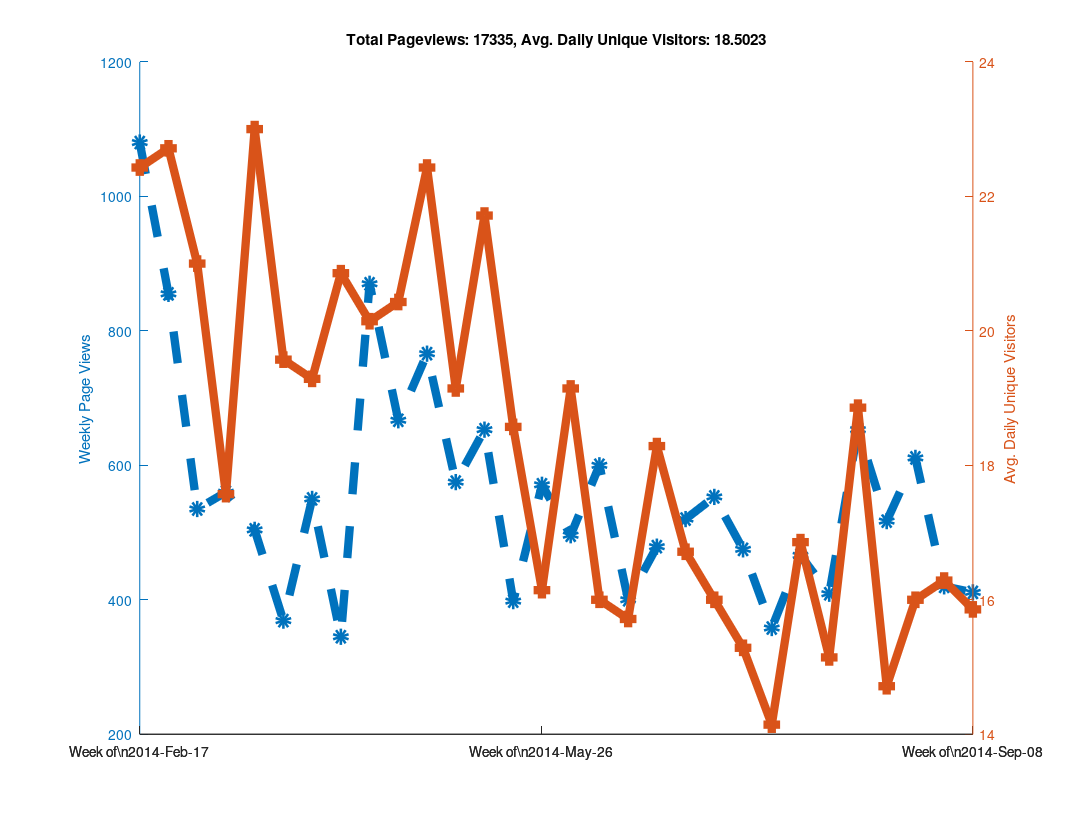
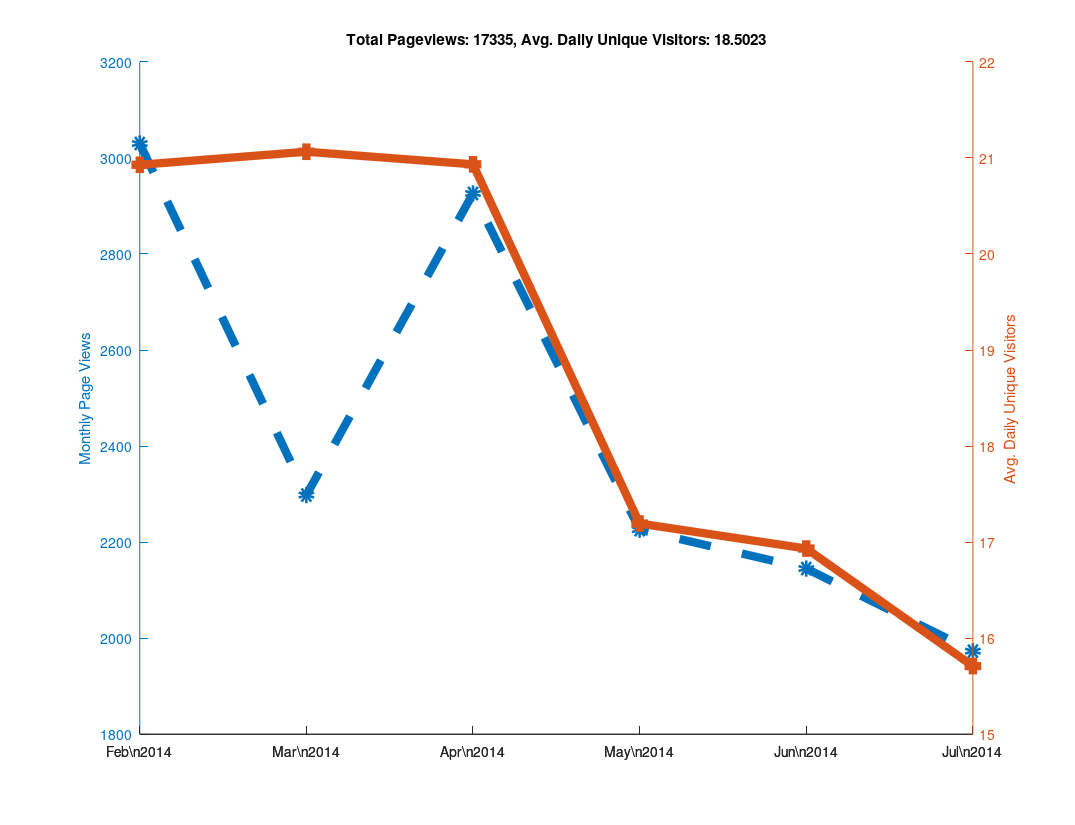

Source code (MATLAB) for these figures, in order:
clear all

% Github has a "traffic" page now, but it doesn't seem like you can
% put in an arbitrary date range?  When I looked at it, it showed the
% numbers of unique visitors and views for the last two weeks only...
% So as long as I check back at least once every two weeks I can keep
% a record of it?  Great...

% https://github.com/libMesh/libmesh/graphs/traffic

% Date, Views, Unique Visitors
data = {
    '2014-Feb-17', 274, 25
    '2014-Feb-18', 145, 30
    '2014-Feb-19', 129, 27
    '2014-Feb-20', 202, 24
    '2014-Feb-21', 240, 22
    '2014-Feb-22', 62,  17
    '2014-Feb-23', 28,  12
    '2014-Feb-24', 217, 19
    '2014-Feb-25', 90,  25
    '2014-Feb-26', 189, 36
    '2014-Feb-27', 112, 26
    '2014-Feb-28', 81,  20
    '2014-Mar-01', 113, 17
    '2014-Mar-02', 53,  16
    '2014-Mar-03', 41,  21
    '2014-Mar-04', 144, 35
    '2014-Mar-05', 51,  20
    '2014-Mar-06', 157, 25
    '2014-Mar-07', 50,  22
    '2014-Mar-08', 50,  11
    '2014-Mar-09', 42,  13
    '2014-Mar-10', 61,  16
    '2014-Mar-11', 27,  16
    '2014-Mar-12', 111, 20
    '2014-Mar-13', 66,  20
    '2014-Mar-14', 223, 25
    '2014-Mar-15', 46,   9
    '2014-Mar-16', 26,  17
    '2014-Mar-17', 80,  29
    '2014-Mar-18', 59,  30
    '2014-Mar-19', 85,  31
    '2014-Mar-20', 122, 18
    '2014-Mar-21', 61,  21
    '2014-Mar-22', 33,  18
    '2014-Mar-23', 64,  14
    '2014-Mar-24', 95,  24
    '2014-Mar-25', 75,  28
    '2014-Mar-26', 49,  18
    '2014-Mar-27', 57,  24
    '2014-Mar-28', 33,  16
    '2014-Mar-29', 41,  16
    '2014-Mar-30', 19,  11
    '2014-Mar-31', 52,  12
    '2014-Apr-01', 120, 21
    '2014-Apr-02', 68,  23
    '2014-Apr-03', 98,  28
    '2014-Apr-04', 77,  21
    '2014-Apr-05', 80,  15
    '2014-Apr-06', 55,  15
    '2014-Apr-07', 71,  31
    '2014-Apr-08', 84,  26
    '2014-Apr-09', 33,  18
    '2014-Apr-10', 32,  16
    '2014-Apr-11', 51,  20
    '2014-Apr-12', 25,  15
    '2014-Apr-13', 49,  20
    '2014-Apr-14', 120, 23
    '2014-Apr-15', 191, 27
    '2014-Apr-16', 219, 24
    '2014-Apr-17', 216, 30
    '2014-Apr-18', 63,  19
    '2014-Apr-19', 36,  11
    '2014-Apr-20', 25,   7
    '2014-Apr-21', 115, 24
    '2014-Apr-22', 128, 31
    '2014-Apr-23', 87,  25
    '2014-Apr-24', 108, 23
    '2014-Apr-25', 111, 20
    '2014-Apr-26', 89,   9
    '2014-Apr-27', 29,  11
    '2014-Apr-28', 177, 28
    '2014-Apr-29', 170, 27
    '2014-Apr-30', 183, 28
    '2014-May-01', 97,  25
    '2014-May-02', 64,  23
    '2014-May-03', 43,  12
    '2014-May-04', 32,  14
    '2014-May-05', 125, 28
    '2014-May-06', 68,  24
    '2014-May-07', 68,  19
    '2014-May-08', 114, 14
    '2014-May-09', 47,  20
    '2014-May-10', 139, 20
    '2014-May-11', 14,   9
    '2014-May-12', 90,  27
    '2014-May-13', 92,  22
    '2014-May-14', 197, 32
    '2014-May-15', 140, 26
    '2014-May-16', 59,  20
    '2014-May-17', 21,  9
    '2014-May-18', 54,  16
    '2014-May-19', 117, 28
    '2014-May-20', 47,  18
    '2014-May-21', 55,  19
    '2014-May-22', 77,  26
    '2014-May-23', 28,  12
    '2014-May-24', 38,  13
    '2014-May-25', 36,  14
    '2014-May-26', 44,  13
    '2014-May-27', 166, 24
    '2014-May-28', 139, 20
    '2014-May-29', 67,  25
    '2014-May-30', 73,  11
    '2014-May-31', 60,  9
    '2014-Jun-01', 22,  11
    '2014-Jun-02', 87,  18
    '2014-Jun-03', 103, 31
    '2014-Jun-04', 105, 27
    '2014-Jun-05', 74,  22
    '2014-Jun-06', 55,  16
    '2014-Jun-07', 53,  15
    '2014-Jun-08', 19,  5
    '2014-Jun-09', 91,  14
    '2014-Jun-10', 136, 19
    '2014-Jun-11', 104, 27
    '2014-Jun-12', 195, 22
    '2014-Jun-13', 51,  18
    '2014-Jun-14', 4,   4
    '2014-Jun-15', 19,  8
    '2014-Jun-16', 86,  19
    '2014-Jun-17', 60,  20
    '2014-Jun-18', 115, 25
    '2014-Jun-19', 73,  20
    '2014-Jun-20', 24,  12
    '2014-Jun-21', 12,  4
    '2014-Jun-22', 30,  10
    '2014-Jun-23', 106, 23
    '2014-Jun-24', 51,  16
    '2014-Jun-25', 115, 25
    '2014-Jun-26', 77,  24
    '2014-Jun-27', 91,  24
    '2014-Jun-28', 30,  9
    '2014-Jun-29', 9,   7
    '2014-Jun-30', 80,  25
    '2014-Jul-01', 118, 17
    '2014-Jul-02', 124, 18
    '2014-Jul-03', 103, 22
    '2014-Jul-04', 33,  11
    '2014-Jul-05', 37,  13
    '2014-Jul-06', 25,  11
    '2014-Jul-07', 147, 27
    '2014-Jul-08', 123, 14
    '2014-Jul-09', 75,  24
    '2014-Jul-10', 68,  16
    '2014-Jul-11', 103, 22
    '2014-Jul-12', 21,  6
    '2014-Jul-13', 16,  3
    '2014-Jul-14', 103, 24
    '2014-Jul-15', 86,  16
    '2014-Jul-16', 90,  20
    '2014-Jul-17', 92,  18
    '2014-Jul-18', 70,  17
    '2014-Jul-19', 27,  8
    '2014-Jul-20',  7,  4
    '2014-Jul-21', 66,  19
    '2014-Jul-22', 63,  16
    '2014-Jul-23', 56,  14
    '2014-Jul-24', 110, 19
    '2014-Jul-25', 27,  14
    '2014-Jul-26', 9,   8
    '2014-Jul-27', 27,  9
    '2014-Jul-28', 73,  23
    '2014-Jul-29', 136, 22
    '2014-Jul-30', 25,  14
    '2014-Jul-31', 113, 29
    '2014-Aug-01', 68,  20
    '2014-Aug-02', 34,  5
    '2014-Aug-03', 17,  5
    '2014-Aug-04', 28,  17
    '2014-Aug-05', 66,  15
    '2014-Aug-06', 62,  24
    '2014-Aug-07', 123, 17
    '2014-Aug-08', 92,  19
    '2014-Aug-09', 29,  9
    '2014-Aug-10', 9,   5
    '2014-Aug-11', 75,  17
    '2014-Aug-12', 108, 19
    '2014-Aug-13', 173, 25
    '2014-Aug-14', 109, 28
    '2014-Aug-15', 46,  17
    '2014-Aug-16', 33,  11
    '2014-Aug-17', 109, 15
    '2014-Aug-18', 154, 20
    '2014-Aug-19', 143, 23
    '2014-Aug-20', 54,  10
    '2014-Aug-21', 31,  19
    '2014-Aug-22', 86,  16
    '2014-Aug-23', 30,  7
    '2014-Aug-24', 19,  8
    '2014-Aug-25', 135, 18
    '2014-Aug-26', 140, 20
    '2014-Aug-27', 81,  23
    '2014-Aug-28', 87,  21
    '2014-Aug-29', 40,  11
    '2014-Aug-30', 102, 11
    '2014-Aug-31', 26,  8
    '2014-Sep-01', 37,  11
    '2014-Sep-02', 64,  11
    '2014-Sep-03', 52,  19
    '2014-Sep-04', 172, 37
    '2014-Sep-05', 42,  13
    '2014-Sep-06', 29,  15
    '2014-Sep-07', 24,  8
    '2014-Sep-08', 56,  13
    '2014-Sep-09', 87,  25
    '2014-Sep-10', 80,  14
    '2014-Sep-11', 82,  22
    '2014-Sep-12', 53,  18
    '2014-Sep-13', 22,  9
    '2014-Sep-14', 31,  10
    '2014-Sep-15', 99,  28
    '2014-Sep-16', 174, 32
    '2014-Sep-17', 137, 24
    '2014-Sep-18', 96,  30
    '2014-Sep-19', 84,  25
    '2014-Sep-20', 45,  15
    '2014-Sep-21', 34,  11
    };

% Github now tracks the total number of clones and unique cloners
clone_data = {
    '2014-Aug-03', 0,  0
    '2014-Aug-04', 10, 6
    '2014-Aug-05', 7,  7
    '2014-Aug-06', 21, 14
    '2014-Aug-07', 11, 9
    '2014-Aug-08', 9,  8
    '2014-Aug-09', 2,  2
    '2014-Aug-10', 2,  2
    '2014-Aug-11', 8,  6
    '2014-Aug-12', 9,  8
    '2014-Aug-13', 19, 11
    '2014-Aug-14', 9,  7
    '2014-Aug-15', 5,  5
    '2014-Aug-16', 5,  2
    '2014-Aug-17', 5,  5
    '2014-Aug-18', 10, 8
    '2014-Aug-19', 9,  8
    '2014-Aug-20', 3,  3
    '2014-Aug-21', 12, 8
    '2014-Aug-22', 3,  3
    '2014-Aug-23', 2,  2
    '2014-Aug-24', 3,  3
    '2014-Aug-25', 8,  5
    '2014-Aug-26', 7,  7
    '2014-Aug-27', 9,  8
    '2014-Aug-28', 19, 12
    '2014-Aug-29', 18, 14
    '2014-Aug-30', 1,  1
    '2014-Aug-31', 1,  1
    '2014-Sep-01', 6,  5
    '2014-Sep-02', 9,  8
    '2014-Sep-03', 5,  4
    '2014-Sep-04', 9,  8
    '2014-Sep-05', 3,  3
    '2014-Sep-06', 1,  1
    '2014-Sep-07', 2,  2
    '2014-Sep-08', 9,  9
    '2014-Sep-09', 16, 10
    '2014-Sep-10', 9,  8
    '2014-Sep-11', 9,  7
    '2014-Sep-12', 5,  3
    '2014-Sep-13', 5,  5
    '2014-Sep-14', 9,  7
    '2014-Sep-15', 8,  7
    '2014-Sep-16', 12, 8
    '2014-Sep-17', 19, 11
    '2014-Sep-18', 15, 11
    '2014-Sep-19', 16, 8
    '2014-Sep-20', 0,  0
    '2014-Sep-21', 4,  4
    };

% length works like you would expect it to for cell arrays.
N=length(data);

% A cell array of strings holding just the dates
dates = {data{:,1}};

% Note the extra square brackets!  This seems to be required (at least
% in Octave) to catch the output of data{:,2} as an array.
views = [data{:,2}];
visitors = [data{:,3}];



% 1.) Make daily plot - You can do this, but it gets a bit hard to read

%% % Can't plot string data automatically?
%% x=linspace(1,N,N);
%%
%% % Only way to set linestyles with plotyy is after the fact, apparently.
%% % plotyy returns the axis handle first, followed by the two plot handles.
%% clf;
%% hold on;
%% [haxis, h1, h2] = plotyy(x, views, x, visitors);
%%
%% % Label the axes
%% ylabel (haxis(1), 'Daily Page Views');
%% ylabel (haxis(2), 'Daily Unique Visitors');
%%
%% % Totaling unique visitors doesn't really mean much...
%% title (['Total Pageviews: ', num2str(sum(views)), ', Avg. Daily Unique Visitors: ', num2str(mean(visitors))]);
%%
%% % Make thick lines - this looks better in PDF
%% set([h1, h2], 'linewidth', 6);
%%
%% % Turn on markers
%% set(h1, 'marker', 'o');
%% set(h2, 'marker', 's');
%%
%% % Set marker size
%% set([h1, h2], 'markersize', 6);
%%
%% % Make dashed line?  Aquaterm doesn't seem to properly display this, but it
%% % does work in the PDF!
%% set(h1, 'linestyle', '--');
%%
%% % Set the xticks and labels so that it shows dates instead of numbers.
%% xticksat = [1 length(x)];
%% set(haxis, 'xtick', xticksat);
%%
%% for i=1:length(xticksat)
%%   xtlabels{i} = data{xticksat(i), 1};
%% end
%% set(haxis, 'xticklabel', xtlabels);
%%
%% % Print to PDF
%% set (gcf, "paperposition", [0.25, 0.25, 10.75, 8.25]);
%% set (gcf, "papersize", [11, 8.5]);
%% set (gcf, "paperorientation", 'landscape');
%%
%% % Make a PDF of this plot.
%% print('-dpdf', 'github_traffic.pdf', '-FHelvetica:20');



% 2.) Make weekly plot - the data is naturally week-periodic
week_indexes = 1:7:N;

% Get total views and average unique viewers for each week
week_views = [];
week_visitors = [];
  for i=1:length(week_indexes)-1
  start = week_indexes(i);
  stop = week_indexes(i+1) - 1;
  week_views(end+1) = sum(views(start:stop));
  week_visitors(end+1) = mean(visitors(start:stop));
end

clf;
hold on;

x=linspace(1, length(week_views), length(week_views));
[haxis, h1, h2] = plotyy(x, week_views, x, week_visitors);

% Label the axes
ylabel (haxis(1), 'Weekly Page Views');
ylabel (haxis(2), 'Avg. Daily Unique Visitors');

% Totaling unique visitors doesn't really mean much...
title (['Total Pageviews: ', num2str(sum(views)), ', Avg. Daily Unique Visitors: ', num2str(mean(visitors))]);

% Make thick lines - this looks better in PDF
set([h1, h2], 'linewidth', 6);

% Turn on markers
set(h1, 'marker', 'o');
set(h2, 'marker', 's');

% Set marker size
set([h1, h2], 'markersize', 6);

% Make dashed line?  Aquaterm doesn't seem to properly display this, but it
% does work in the PDF!
set(h1, 'linestyle', '--');

% Set the xticks and labels so that it shows dates instead of numbers.
xticksat = [1 ceil(length(x)/2) length(x)];
set(haxis, 'xtick', xticksat);

for i=1:length(xticksat)
  xtlabels{i} = ['Week of\n', data{week_indexes(xticksat(i)), 1}];
end
set(haxis, 'xticklabel', xtlabels);

% Print to PDF
set (gcf, "papersize", [11, 8.5]);
set (gcf, "paperorientation", 'landscape');

% I was using these paper settings in older versions of Octave, but
% they changed in 3.8.0
is_380 = strcmp(version(), '3.8.0');

if (!is_380)
  set (gcf, "paperposition", [0.25, 0.25, 10.75, 8.25]);
else
  % In Octave 3.8.0, the default paperposition is [0.25000, 2.50000, 8.00000, 6.00000],
  % the third number makes the plot taller instead of wider!
  set (gcf, "paperposition", [0.25, 0.25, 8.0, 10.5]);
end

% Make a PDF of this plot.
print('-dpdf', 'weekly_github_traffic.pdf', '-FHelvetica:20');



% 3.) Make monthly plot

month_intervals = {'2014-Feb-17', '2014-Mar-17', '2014-Apr-17', '2014-May-17', '2014-Jun-17', '2014-Jul-17', '2014-Aug-17'};

% Numerical indexes of the month intervals
month_indexes = [];

for i=1:length(month_intervals)
  % Calling 'strcmp' on a cell array of strings returns an array of 0s
  % and 1s, then 'find' returns the non-zero index.  The 'end' keyword
  % is used to append to the array.
  month_indexes(end+1) = find(strcmp(month_intervals{i}, dates));
end

% Get total views and average unique viewers for each month
month_views = [];
month_visitors = [];
  for i=1:length(month_indexes)-1
  start = month_indexes(i);
  stop = month_indexes(i+1) - 1;
  month_views(end+1) = sum(views(start:stop));
  month_visitors(end+1) = mean(visitors(start:stop));
end

clf;
hold on;
x=linspace(1, length(month_views), length(month_views));
[haxis, h1, h2] = plotyy(x, month_views, x, month_visitors);

% Label the axes
ylabel (haxis(1), 'Monthly Page Views');
ylabel (haxis(2), 'Avg. Daily Unique Visitors');

% Add title
title (['Total Pageviews: ', num2str(sum(views)), ', Avg. Daily Unique Visitors: ', num2str(mean(visitors))]);

% Make thick lines - this looks better in PDF
set([h1, h2], 'linewidth', 6);

% Turn on markers
set(h1, 'marker', 'o');
set(h2, 'marker', 's');

% Set marker size
set([h1, h2], 'markersize', 6);

% Make dashed line?  Aquaterm doesn't seem to properly display this, but it
% does work in the PDF!
set(h1, 'linestyle', '--');

% Set the xticks and labels.
n_months = length(x);

% Label every month
xticksat = 1:n_months;

% Label a subset of the months.  For an odd number of months, label
% the center tick, otherwise label the first and last month only.
% if (mod(n_months,2) == 0)
%   xticksat = [1 n_months];
% else
%   xticksat = [1 ceil(n_months/2) n_months];
% end
% set(haxis, 'xtick', xticksat);

% Label the ticks with months
for i=1:length(xticksat)
  date_string = data{month_indexes(xticksat(i)), 1};
  % Extract month and year from date string
  month = date_string(6:end-3);
  year = date_string(1:4);
  xtlabels{i} = [month, '\n', year];
end
set(haxis, 'xticklabel', xtlabels);

% Set up the paper orientation and size
set (gcf, "papersize", [11, 8.5]);
set (gcf, "paperorientation", 'landscape');

if (!is_380)
  set (gcf, "paperposition", [0.25, 0.25, 10.75, 8.25]);
else
  % In Octave 3.8.0, the default paperposition is [0.25000, 2.50000, 8.00000, 6.00000],
  % the third number makes the plot taller instead of wider!
  set (gcf, "paperposition", [0.25, 0.25, 8.0, 10.5]);
end

% Make a PDF of the monthly data.
print('-dpdf', 'monthly_github_traffic.pdf', '-FHelvetica:20');
